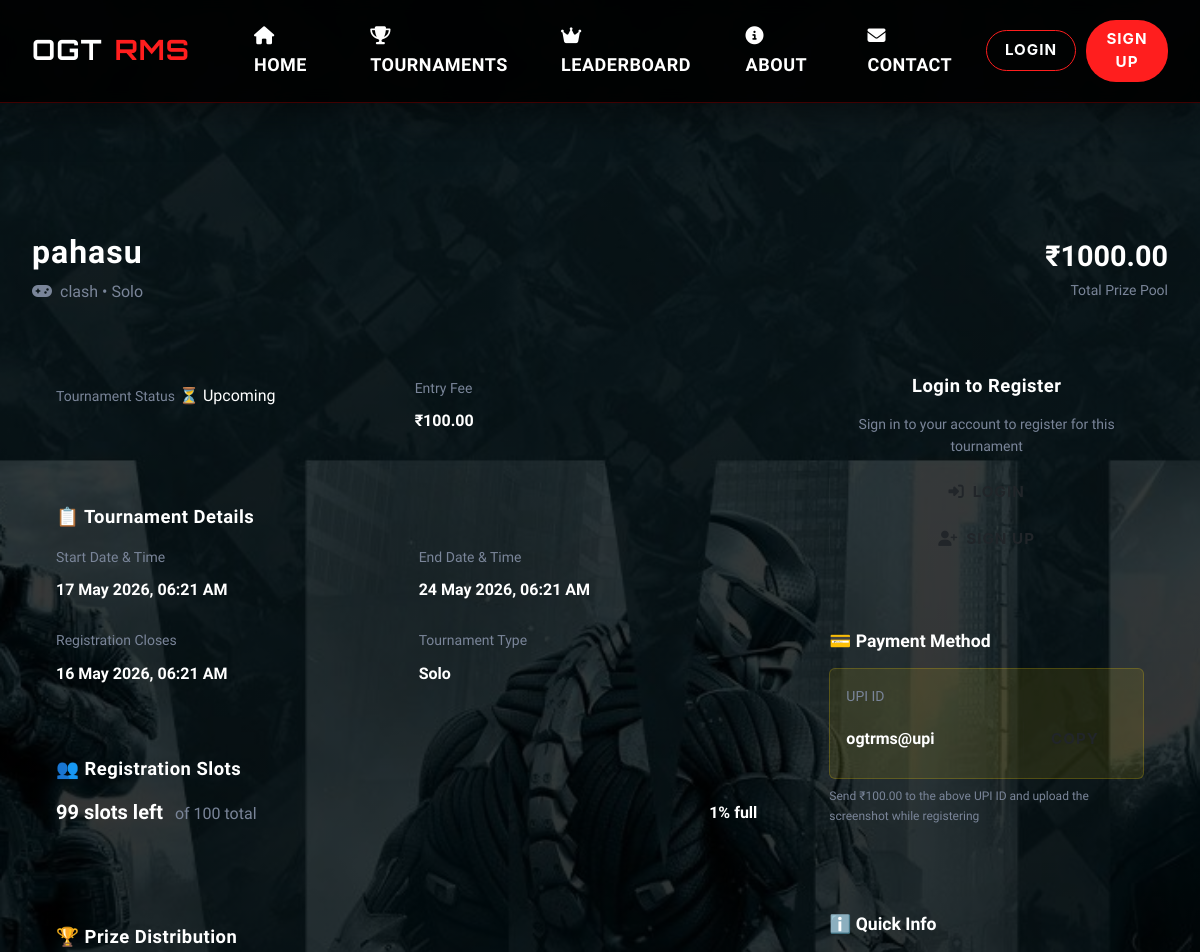
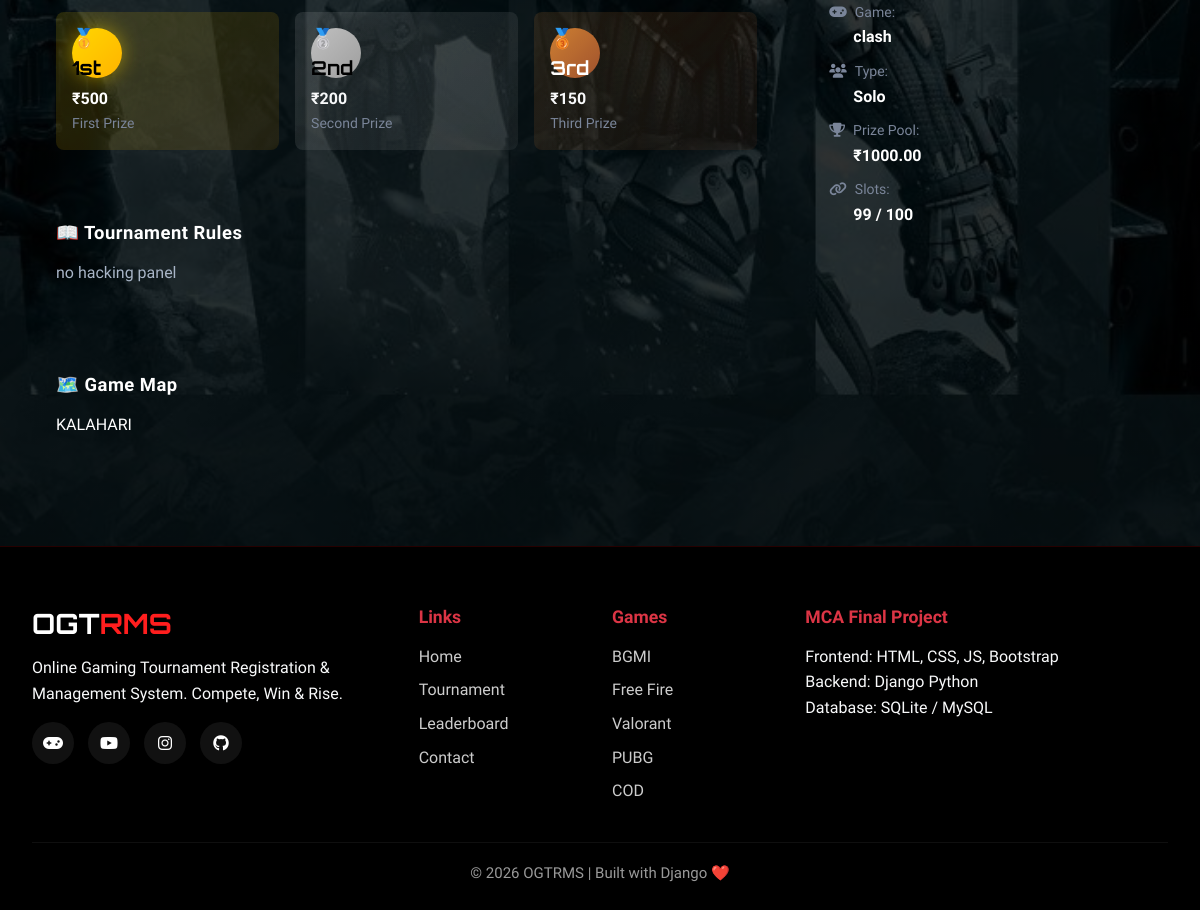
Page /tournaments/5/ on the committed database (2 pictures, top to bottom).
### core/models.py (models this page shows, shortened)
class Tournament(models.Model):
    game = models.ForeignKey(Game, on_delete=models.CASCADE, related_name='tournaments')
    title = models.CharField(max_length=200)
    description = models.TextField()
    tournament_type = models.CharField(max_length=10, choices=TOURNAMENT_TYPE, default='SQUAD')
    status = models.CharField(max_length=15, choices=TOURNAMENT_STATUS, default='UPCOMING')
    entry_fee = models.DecimalField(max_digits=10, decimal_places=2, default=0)
    prize_pool = models.DecimalField(max_digits=12, decimal_places=2, default=0)
    first_prize = models.DecimalField(max_digits=10, decimal_places=2, default=0)
    second_prize = models.DecimalField(max_digits=10, decimal_places=2, default=0)
    third_prize = models.DecimalField(max_digits=10, decimal_places=2, default=0)
    total_slots = models.IntegerField(default=100)
    registered_slots = models.IntegerField(default=0)
    start_date = models.DateTimeField()
    end_date = models.DateTimeField()
    registration_deadline = models.DateTimeField()
    room_id = models.CharField(max_length=50, blank=True)
    room_password = models.CharField(max_length=50, blank=True)
    rules = models.TextField(blank=True)
    map_name = models.CharField(max_length=100, blank=True)
    is_featured = models.BooleanField(default=False)
    upi_id = models.CharField(max_length=100, default='ogtrms@upi')
    banner_image = models.ImageField(upload_to='tournament_banners/', blank=True, null=True)
    created_at = models.DateTimeField(auto_now_add=True)
    updated_at = models.DateTimeField(auto_now=True)
    @property
    def slots_left(self):
        return self.total_slots - self.registered_slots
    @property
    def is_free(self):
        return self.entry_fee == 0
    @property
    def fill_percentage(self):
        if self.total_slots == 0:
            return 0
        return int((self.registered_slots / self.total_slots) * 100)
    class Meta:
        verbose_name = "Tournament"
        verbose_name_plural = "Tournaments"
        ordering = ['-created_at']

class Game(models.Model):
    name = models.CharField(max_length=100, choices=GAME_CHOICES)
    display_name = models.CharField(max_length=100)
    description = models.TextField()
    image = models.ImageField(upload_to='games/', blank=True, null=True)
    banner = models.ImageField(upload_to='banners/', blank=True, null=True)
    genre = models.CharField(max_length=50, default='Battle Royale')
    is_active = models.BooleanField(default=True)
    created_at = models.DateTimeField(auto_now_add=True)
    class Meta:
        verbose_name = "Game"
        verbose_name_plural = "Games"

### core/views.py (the view)
# urls.py: path('tournaments/<int:pk>/', views.tournament_detail, name='tournament_detail'),
def tournament_detail(request, pk):
    tournament = get_object_or_404(Tournament, pk=pk)
    user_registered = False
    user_registration = None
    if request.user.is_authenticated:
        user_registration = Registration.objects.filter(
            user=request.user, tournament=tournament
        ).first()
        user_registered = user_registration is not None
    results = TournamentResult.objects.filter(tournament=tournament).select_related('registration')[:10]
    context = {
        'tournament': tournament,
        'user_registered': user_registered,
        'user_registration': user_registration,
        'results': results,
    }
    return render(request, 'core/tournaments/detail.html', context)

### core/templates/core/tournaments/detail.html (shortened to what this page needs)
{% extends 'core/base.html' %}
{% load static %}
{% block content %}
<section class="page-banner" style="padding:40px 0 30px;">
    <div class="container">
        <div class="d-flex justify-content-between align-items-start flex-wrap gap-3">
            <div>
                <h1 class="page-banner-title mb-2">{{ tournament.title }}</h1>
                <p class="text-muted"><i class="fas fa-gamepad me-2"></i>{{ tournament.game.display_name }} • {{ tournament.get_tournament_type_display }}</p>
            </div>
            <div class="text-end">
                <div class="text-neon-yellow" style="font-size:1.8rem;font-weight:700;">₹{{ tournament.prize_pool }}</div>
                <div class="text-muted small">Total Prize Pool</div>
            </div>
        </div>
    </div>
</section>
<section class="section-padding">
    <div class="container">
        <div class="row g-4">
            <div class="col-lg-8">
                <div class="card-gaming p-4 mb-4">
                    <div class="row g-3">
                        <div class="col-md-6">
                            <div>
                                <span class="text-muted small">Tournament Status</span>
                                <div class="status-badge status-{{ tournament.status }} mt-2" style="display:inline-block;">
                                    {% if tournament.status == 'LIVE' %}🔴{% elif tournament.status == 'UPCOMING' %}⏳{% else %}✅{% endif %}
                                    {{ tournament.get_status_display }}
                                </div>
                            </div>
                        </div>
                        <div class="col-md-6">
                            <div>
                                <span class="text-muted small">Entry Fee</span>
                                <div class="text-neon-yellow fw-bold mt-2">
                                    {% if tournament.is_free %}FREE ENTRY 🎉{% else %}₹{{ tournament.entry_fee }}{% endif %}
                                </div>
                            </div>
                        </div>
                    </div>
                </div>
                <div class="card-gaming p-4 mb-4">
                    <h4 class="mb-3">📋 Tournament Details</h4>
                    <div class="row g-4">
                        <div class="col-md-6">
                            <div>
                                <span class="text-muted small">Start Date & Time</span>
                                <div class="text-white fw-bold mt-2">{{ tournament.start_date|date:"d M Y, h:i A" }}</div>
                            </div>
                        </div>
                        <div class="col-md-6">
                            <div>
                                <span class="text-muted small">End Date & Time</span>
                                <div class="text-white fw-bold mt-2">{{ tournament.end_date|date:"d M Y, h:i A" }}</div>
                            </div>
                        </div>
                        <div class="col-md-6">
                            <div>
                                <span class="text-muted small">Registration Closes</span>
                                <div class="text-white fw-bold mt-2">{{ tournament.registration_deadline|date:"d M Y, h:i A" }}</div>
                            </div>
                        </div>
                        <div class="col-md-6">
                            <div>
                                <span class="text-muted small">Tournament Type</span>
                                <div class="text-white fw-bold mt-2">{{ tournament.get_tournament_type_display }}</div>
                            </div>
                        </div>
                    </div>
                </div>
                <div class="card-gaming p-4 mb-4">
                    <h4 class="mb-3">👥 Registration Slots</h4>
                    <div class="d-flex justify-content-between align-items-center mb-3">
                        <div>
                            <span class="text-neon-green fw-bold fs-5">{{ tournament.slots_left }} slots left</span>
                            <span class="text-muted ms-2">of {{ tournament.total_slots }} total</span>
                        </div>
                        <div class="fw-bold">{{ tournament.fill_percentage }}% full</div>
                    </div>
                    <div class="slot-bar" style="height:10px;">
                        <div class="slot-fill {% if tournament.fill_percentage > 80 %}danger{% endif %}" style="width:{{ tournament.fill_percentage }}%;height:10px;"></div>
                    </div>
                </div>
                <div class="card-gaming p-4 mb-4">
                    <h4 class="mb-3">🏆 Prize Distribution</h4>
                    <div class="row g-3">
                        <div class="col-md-4">
                            <div class="p-3 rounded-3" style="background:linear-gradient(135deg,rgba(255,215,0,0.15),rgba(255,165,0,0.1));">
                                <div class="rank-badge rank-1 mb-2">🥇 1st</div>
                                <div class="text-neon-yellow fw-bold">₹{{ tournament.first_prize|floatformat:0 }}</div>
                                <div class="text-muted small">First Prize</div>
                            </div>
                        </div>
                        <div class="col-md-4">
                            <div class="p-3 rounded-3" style="background:linear-gradient(135deg,rgba(192,192,192,0.15),rgba(158,158,158,0.1));">
                                <div class="rank-badge rank-2 mb-2">🥈 2nd</div>
                                <div class="text-light fw-bold">₹{{ tournament.second_prize|floatformat:0 }}</div>
                                <div class="text-muted small">Second Prize</div>
                            </div>
                        </div>
                        <div class="col-md-4">
                            <div class="p-3 rounded-3" style="background:linear-gradient(135deg,rgba(205,127,50,0.15),rgba(160,82,45,0.1));">
                                <div class="rank-badge rank-3 mb-2">🥉 3rd</div>
                                <div class="text-light fw-bold">₹{{ tournament.third_prize|floatformat:0 }}</div>
                                <div class="text-muted small">Third Prize</div>
                            </div>
                        </div>
                    </div>
                </div>
                {% if tournament.rules %}
                <div class="card-gaming p-4 mb-4">
                    <h4 class="mb-3">📖 Tournament Rules</h4>
                    <div class="text-muted">{{ tournament.rules|linebreaks }}</div>
                </div>
                {% endif %}
                {% if tournament.map_name %}
                <div class="card-gaming p-4 mb-4">
                    <h4 class="mb-3">🗺️ Game Map</h4>
                    <div class="text-white">{{ tournament.map_name }}</div>
                </div>
                {% endif %}
            </div>
            <div class="col-lg-4">
                {% if user.is_authenticated %}
                {% if user_registered %}
                <div class="card-gaming p-4 mb-4" style="border-color:rgba(57,255,20,0.3);">
                    <div class="text-center mb-3">
                        <i class="fas fa-check-circle text-neon-green" style="font-size:3rem;margin-bottom:1rem;display:block;"></i>
                        <h5 class="text-neon-green">You're Registered! ✅</h5>
                    </div>
                    <div class="bg-dark p-3 rounded mb-3 border border-neon-green">
                        <div class="text-muted small">Registration Number</div>
                        <div class="text-white fw-bold">{{ user_registration.registration_number }}</div>
                    </div>
                    <div class="mb-3">
                        <span class="text-muted small">Status</span>
                        <div class="status-pill pill-{{ user_registration.registration_status }} mt-2">{{ user_registration.get_registration_status_display }}</div>
                    </div>
                    <div class="mb-3">
                        <span class="text-muted small">Payment Status</span>
                        <div class="status-pill pill-{{ user_registration.payment_status }} mt-2">{{ user_registration.get_payment_status_display }}</div>
                    </div>
                    <a href="{% url 'registration_detail_user' user_registration.pk %}" class="btn btn-outline-neon w-100">
                        View Registration Details
                    </a>
                </div>
                {% elif tournament.registration_open %}
                <div class="card-gaming p-4 mb-4">
                    <h4 class="mb-3 text-center">🎮 Ready to Compete?</h4>
                    <p class="text-muted text-center small mb-3">Join this tournament and compete with other gamers</p>
                    <a href="{% url 'register_tournament' tournament.pk %}" class="btn btn-neon w-100 py-3 fw-bold mb-3">
                        <i class="fas fa-gamepad me-2"></i>Register Now
                    </a>
                    <p class="text-muted text-center" style="font-size:0.75rem;">
                        Entry fee: <strong>{% if tournament.is_free %}FREE{% else %}₹{{ tournament.entry_fee }}{% endif %}</strong>
                    </p>
                </div>
                {% else %}
                <div class="card-gaming p-4 mb-4" style="border-color:rgba(255,0,110,0.3);">
                    <div class="text-center">
                        <i class="fas fa-ban text-neon-pink" style="font-size:2rem;margin-bottom:0.5rem;display:block;"></i>
                        <h5 class="text-neon-pink">Registration Closed</h5>
                        <p class="text-muted small">This tournament is no longer accepting registrations</p>
                    </div>
                </div>
                {% endif %}
                {% else %}
                <div class="card-gaming p-4 mb-4">
                    <h4 class="mb-3 text-center">Login to Register</h4>
                    <p class="text-muted text-center small mb-3">Sign in to your account to register for this tournament</p>
                    <a href="{% url 'login' %}?next={% url 'tournament_detail' tournament.pk %}" class="btn btn-neon w-100 py-2 mb-2">
                        <i class="fas fa-sign-in-alt me-2"></i>Login
                    </a>
                    <a href="{% url 'signup' %}" class="btn btn-outline-neon w-100 py-2">
                        <i class="fas fa-user-plus me-2"></i>Sign Up
                    </a>
                </div>
                {% endif %}
                {% if not tournament.is_free and not user_registered %}
                <div class="card-gaming p-4 mb-4">
                    <h5 class="mb-3">💳 Payment Method</h5>
                    <div class="p-3 rounded mb-2" style="background:rgba(255,215,0,0.1);border:1px solid rgba(255,215,0,0.2);">
                        <div class="text-muted small mb-2">UPI ID</div>
                        <div class="d-flex justify-content-between align-items-center">
                            <span class="text-white fw-bold">{{ tournament.upi_id }}</span>
                            <button class="btn btn-sm btn-outline-neon" data-copy="{{ tournament.upi_id }}">Copy</button>
                        </div>
                    </div>
                    <p class="text-muted" style="font-size:0.75rem;">Send ₹{{ tournament.entry_fee }} to the above UPI ID and upload the screenshot while registering</p>
                </div>
                {% endif %}
                <div class="card-gaming p-4">
                    <h5 class="mb-3">ℹ️ Quick Info</h5>
                    <ul class="list-unstyled">
                        <li class="mb-2">
                            <span class="text-muted small"><i class="fas fa-gamepad me-2"></i>Game:</span>
                            <span class="text-white fw-bold d-block ms-4">{{ tournament.game.display_name }}</span>
                        </li>
                        <li class="mb-2">
                            <span class="text-muted small"><i class="fas fa-users me-2"></i>Type:</span>
                            <span class="text-white fw-bold d-block ms-4">{{ tournament.get_tournament_type_display }}</span>
                        </li>
                        <li class="mb-2">
                            <span class="text-muted small"><i class="fas fa-trophy me-2"></i>Prize Pool:</span>
                            <span class="text-neon-yellow fw-bold d-block ms-4">₹{{ tournament.prize_pool }}</span>
                        </li>
                        <li class="mb-2">
                            <span class="text-muted small"><i class="fas fa-link me-2"></i>Slots:</span>
                            <span class="text-white fw-bold d-block ms-4">{{ tournament.slots_left }} / {{ tournament.total_slots }}</span>
                        </li>
                    </ul>
                </div>
            </div>
        </div>
    </div>
</section>
{% endblock %}

### rows in the picture
Tournament: title "pahasu", game.display_name "clash", tournament_type "Solo", prize_pool "1000.00", status "Upcoming", entry_fee "100.00", start_date "17 May 2026, 06:21 AM", end_date "24 May 2026, 06:21 AM", registration_deadline "16 May 2026, 06:21 AM", slots_left "99", total_slots "100", fill_percentage "1", first_prize "500", second_prize "200", third_prize "150", rules "no hacking panel", map_name "KALAHARI", upi_id "ogtrms@upi"
